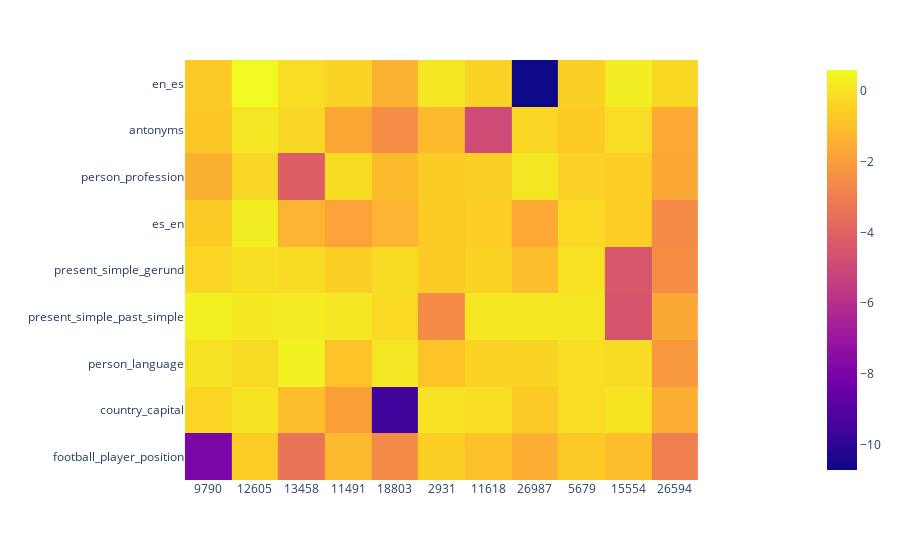

Notebook code cell kept with this figure:
### Code cell
import plotly.express as px
import pandas as pd
import numpy as np

for task_name, losses in task_losses.items():
    base_loss = losses[1]
    losses = losses[0]

    task_losses[task_name][0] = [(base_loss - loss) for loss in losses]


df = pd.DataFrame([
    {"task": task_name, "feature": feature, "loss": loss}
    for task_name, losses in task_losses.items()
    for feature, loss in zip(features, losses[0])
])



heatmap = np.zeros((len(task_names), len(features)))

for i, task_name in enumerate(task_names):
    for j, feature in enumerate(features):
        heatmap[i, j] = task_losses[task_name][0][j]

fig = px.imshow(heatmap, x=[str(x) for x in features], y=task_names)

fig.show()

### Figure 1 — Plotly figure (JSON) as saved in the notebook; plotly's stock layout.template omitted (floating-point values rounded to 4 significant figures)
{"data": [{"coloraxis": "coloraxis", "hovertemplate": "x: %{x}<br>y: %{y}<br>color: %{z}<extra></extra>", "name": "0", "type": "heatmap", "x": ["9790", "12605", "13458", "11491", "18803", "2931", "11618", "26987", "5679", "15554", "26594"], "xaxis": "x", "y": ["en_es", "antonyms", "person_profession", "es_en", "present_simple_gerund", "present_simple_past_simple", "person_profession", "person_language", "country_capital", "football_player_position"], "yaxis": "y", "z": [[-0.6875, 0.5938, -0.1562, -0.4062, -1.375, 0.125, -0.4062, -10.72, -0.5, 0.3125, -0.2812], [-0.7461, 0.07422, -0.3242, -1.699, -2.527, -1.152, -4.918, -0.293, -0.6602, -0.1602, -1.605], [-1.438, -0.3125, -4.125, -0.1875, -1.094, -0.625, -0.5, 0.09375, -0.4375, -0.5625, -1.688], [-0.6719, 0.2969, -1.328, -1.812, -1.328, -0.6719, -0.5469, -1.594, -0.25, -0.5625, -2.594], [-0.3428, -0.08105, -0.2197, -0.5225, -0.2158, -0.6748, -0.3896, -1.022, -0.02246, -4.444, -2.491], [0.3477, 0.1719, 0.2305, 0.125, -0.2578, -2.547, 0.1016, 0.1328, 0.09375, -4.531, -1.641], [-1.438, -0.3125, -4.125, -0.1875, -1.094, -0.625, -0.5, 0.09375, -0.4375, -0.5625, -1.688], [0.01562, -0.2266, 0.3711, -0.875, 0.08594, -0.8594, -0.4219, -0.3984, -0.1562, -0.1953, -2.156], [-0.3438, -0.007812, -0.9922, -1.883, -9.617, -0.02344, -0.1484, -0.6797, -0.1484, 0.02344, -1.492], [-7.938, -0.5781, -3.375, -1.203, -2.562, -0.5312, -0.9062, -1.453, -0.7031, -0.9844, -2.969]]}], "layout": {"coloraxis": {"colorscale": [[0, "#0d0887"], [0.1111, "#46039f"], [0.2222, "#7201a8"], [0.3333, "#9c179e"], [0.4444, "#bd3786"], [0.5556, "#d8576b"], [0.6667, "#ed7953"], [0.7778, "#fb9f3a"], [0.8889, "#fdca26"], [1, "#f0f921"]]}, "margin": {"t": 60}, "xaxis": {"anchor": "y", "constrain": "domain", "domain": [0, 1], "scaleanchor": "y"}, "yaxis": {"anchor": "x", "autorange": "reversed", "constrain": "domain", "domain": [0, 1]}}}
